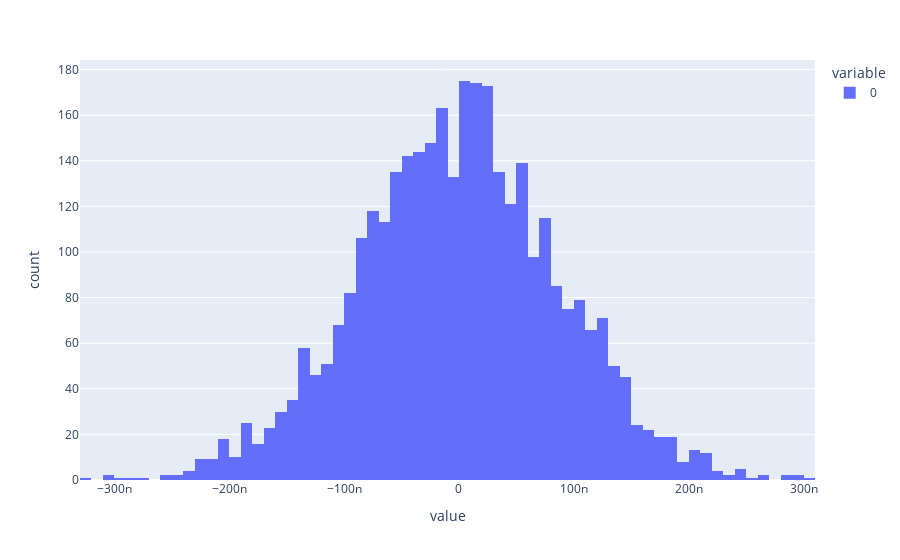

Notebook source saved alongside this figure:
### Code cell
px.histogram(raw_data[3]["node_level_repr_pre_encoder"])

### Figure 1 — Plotly figure (JSON) as saved in the notebook; plotly's stock layout.template omitted (floating-point values rounded to 4 significant figures; data arrays with more than 128 entries replaced by an {"elided": "..."} marker saying what was removed)
{"data": [{"alignmentgroup": "True", "bingroup": "x", "hovertemplate": "variable=0<br>value=%{x}<br>count=%{y}<extra></extra>", "legendgroup": "0", "marker": {"color": "#636efa", "pattern": {"shape": ""}}, "name": "0", "offsetgroup": "0", "orientation": "v", "showlegend": true, "type": "histogram", "x": {"elided": "3433 float values"}, "xaxis": "x", "yaxis": "y"}], "layout": {"barmode": "relative", "legend": {"title": {"text": "variable"}, "tracegroupgap": 0}, "margin": {"t": 60}, "xaxis": {"anchor": "y", "domain": [0, 1], "title": {"text": "value"}}, "yaxis": {"anchor": "x", "domain": [0, 1], "title": {"text": "count"}}}}
